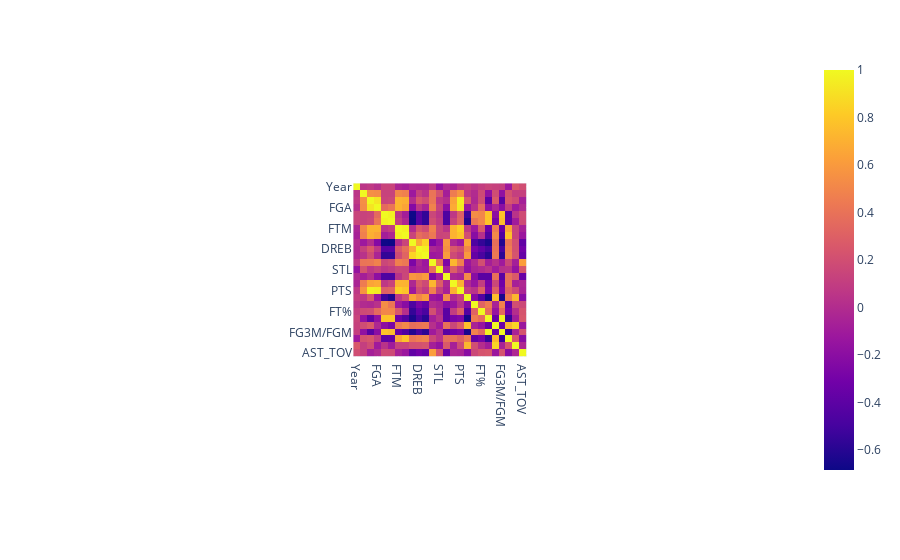

Source (notebook cell):
### Markdown cell above
# Which player stats are correlated with each other

### Code cell
data_per_min = data.groupby(['PLAYER','PLAYER_ID','Year'])[total_cols].sum().reset_index()
for col in data_per_min.columns[4:]:
    data_per_min[col] = data_per_min[col]/data_per_min['MIN']

data_per_min['FG%'] = data_per_min['FGM']/data_per_min['FGA']
data_per_min['3PT%'] = data_per_min['FG3M']/data_per_min['FG3A']
data_per_min['FT%'] = data_per_min['FTM']/data_per_min['FTA']
data_per_min['FG3A%'] = data_per_min['FG3A']/data_per_min['FGA']
data_per_min['PTS/FGA'] = data_per_min['PTS']/data_per_min['FGA']
data_per_min['FG3M/FGM'] = data_per_min['FG3M']/data_per_min['FGM']
data_per_min['FTA/FGA'] = data_per_min['FTA']/data_per_min['FGA']
data_per_min['TRU%'] = 0.5*data_per_min['PTS']/(data_per_min['FGA']+0.475*data_per_min['FTA'])
data_per_min['AST_TOV'] = data_per_min['AST']/data_per_min['TOV']

data_per_min = data_per_min[data_per_min['MIN']>=50]
data_per_min.drop(columns='PLAYER_ID', inplace=True)

fig = px.imshow(data_per_min.corr(numeric_only = True))
fig

### Figure 1 — Plotly figure (JSON) as saved in the notebook; plotly's stock layout.template omitted (floating-point values rounded to 4 significant figures; data arrays with more than 128 entries replaced by an {"elided": "..."} marker saying what was removed)
{"data": [{"coloraxis": "coloraxis", "hovertemplate": "x: %{x}<br>y: %{y}<br>color: %{z}<extra></extra>", "name": "0", "type": "heatmap", "x": ["Year", "MIN", "FGM", "FGA", "FG3M", "FG3A", "FTM", "FTA", "OREB", "DREB", "REB", "AST", "STL", "BLK", "TOV", "PTS", "FG%", "3PT%", "FT%", "FG3A%", "PTS/FGA", "FG3M/FGM", "FTA/FGA", "TRU%", "AST_TOV"], "xaxis": "x", "y": ["Year", "MIN", "FGM", "FGA", "FG3M", "FG3A", "FTM", "FTA", "OREB", "DREB", "REB", "AST", "STL", "BLK", "TOV", "PTS", "FG%", "3PT%", "FT%", "FG3A%", "PTS/FGA", "FG3M/FGM", "FTA/FGA", "TRU%", "AST_TOV"], "yaxis": "y", "z": {"elided": "25x25 float values"}}], "layout": {"autosize": true, "coloraxis": {"colorscale": [[0, "#0d0887"], [0.1111, "#46039f"], [0.2222, "#7201a8"], [0.3333, "#9c179e"], [0.4444, "#bd3786"], [0.5556, "#d8576b"], [0.6667, "#ed7953"], [0.7778, "#fb9f3a"], [0.8889, "#fdca26"], [1, "#f0f921"]]}, "margin": {"t": 60}, "xaxis": {"anchor": "y", "autorange": true, "constrain": "domain", "domain": [0.3795, 0.6205], "range": [-0.5, 24.5], "scaleanchor": "y", "type": "category"}, "yaxis": {"anchor": "x", "autorange": true, "constrain": "domain", "domain": [0, 1], "range": [24.5, -0.5], "type": "category"}}}
